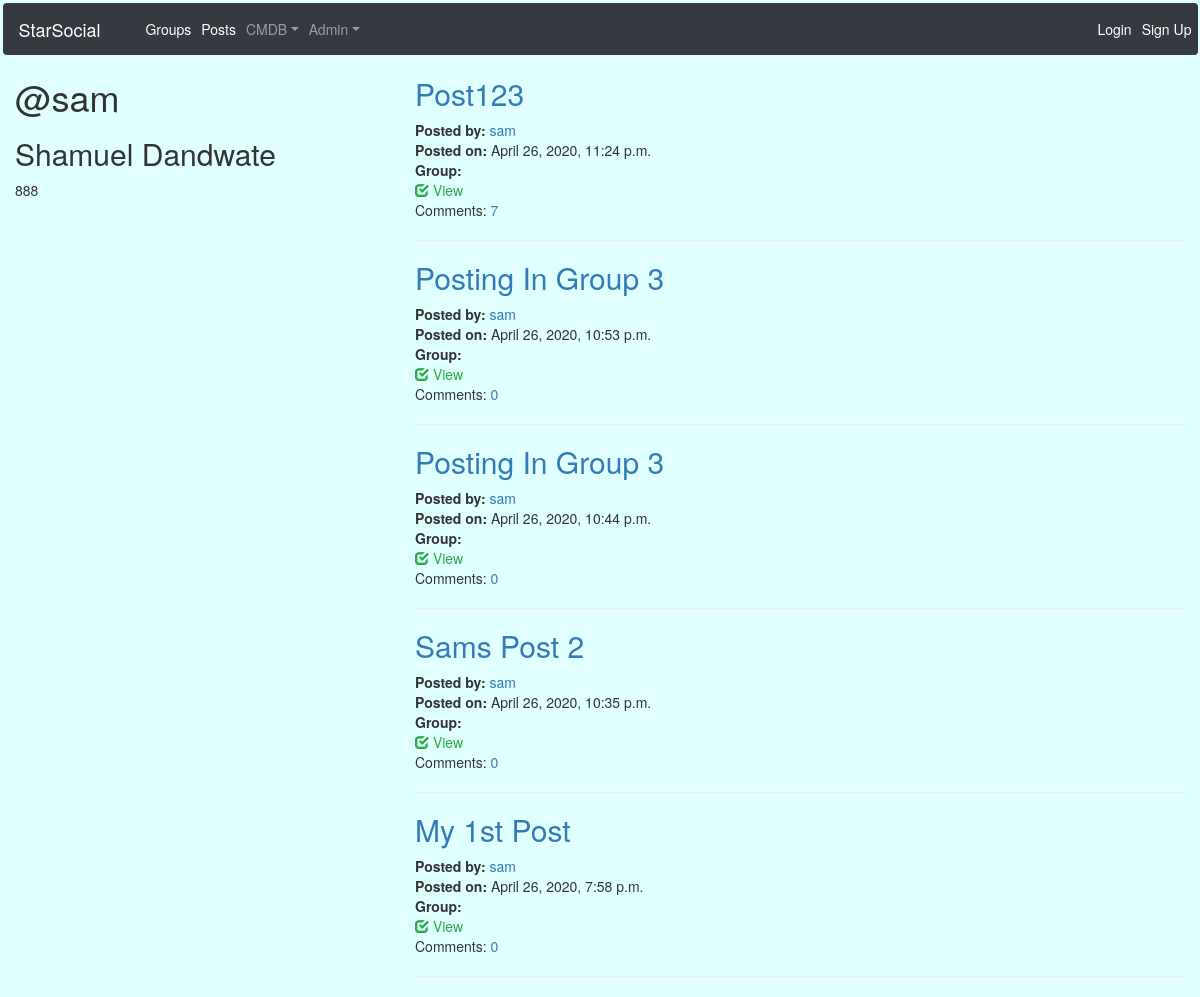
/posts/by/sam/, run on an earlier commit of the app's database.
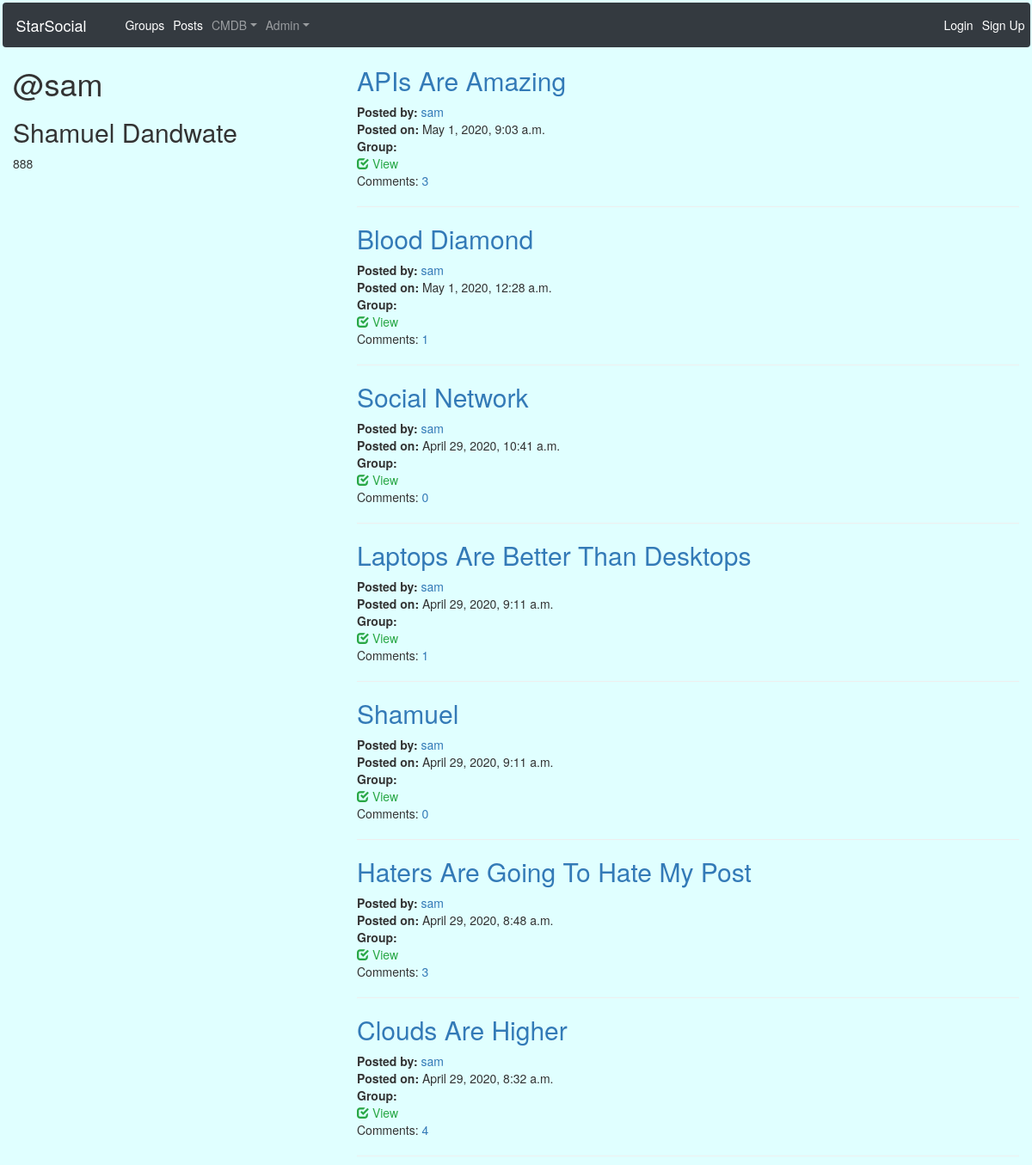
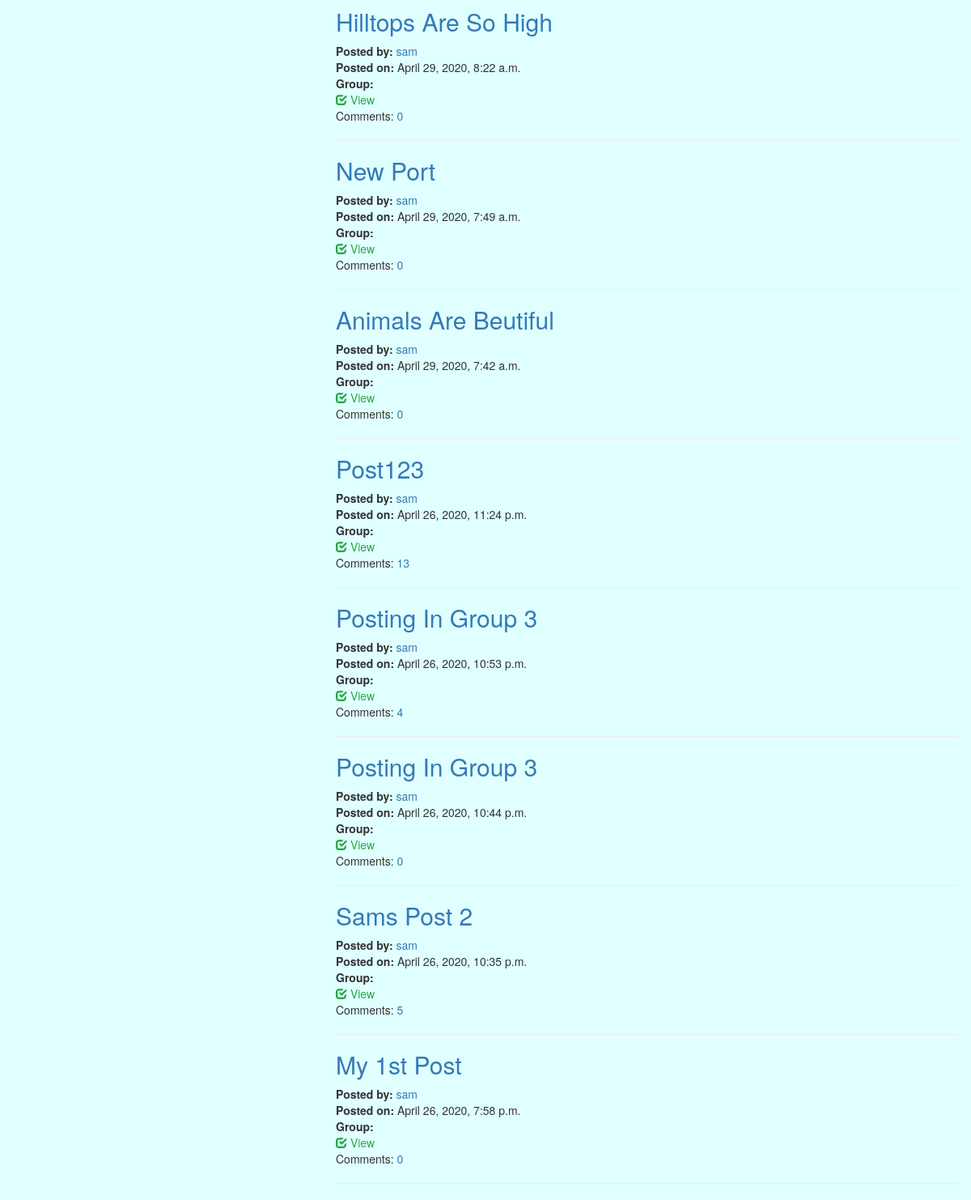
And on a later commit of the database (2 pictures, top to bottom).
### posts/models.py (models this page shows, shortened)
class Post(models.Model):
    user = models.ForeignKey(User,related_name='posts',blank=True,null=True,on_delete=models.CASCADE)
    created_at = models.DateTimeField(auto_now=True)
    message = models.TextField()
    message_html = models.TextField(editable=False)
    group = models.ForeignKey(Group, related_name='posts',blank=True,null=True,on_delete=models.CASCADE)
    class Meta:
        ordering = ['-created_at']
        unique_together = ['user','message']

### posts/views.py (the view)
# urls.py: url(r'by/(?P<username>[-\w]+)/$', views.UserPosts.as_view(), name='for_user'),
class UserPosts(generic.ListView):
    model = models.Post
    template_name = 'posts/user_list.html'
    contact = '888'
    def get_queryset(self):
        try:
            self.post_user = User.objects.prefetch_related('posts').get(username__iexact=self.kwargs.get('username'))
        except User.DoesNotExiist:
            raise Http404
        else:
            return self.post_user.posts.filter()
    def get_context_data(self, **kwargs):
        context = super().get_context_data(**kwargs)
        context['post_user'] = self.post_user
        context['myname'] = "Shamuel Dandwate"
        context['contact'] = self.contact
        return context

### posts/templates/posts/user_list.html
{% include 'posts/post_base.html' %}
{% block prepost %}
<div class='col-md-4'>
    <h1>@{{ post_user.username }}</h1>
    <h2>{{ myname }}</h2>
    {{contact}}
</div>
{% endblock %}
{% block post_content %}
    <div class='col-md-8'>
        {% for post in post_list %}
            {% include 'posts/_post.html' %}
        {% endfor %}
    </div>
{% endblock %}

### posts/templates/posts/post_base.html (shortened to what this page needs)
{% include 'base.html' %}

### templates/base.html (shortened to what this page needs)
<!DOCTYPE html>
{% load static %}
{% load bootstrap3 %}
<html>
    <head>
        <link rel="stylesheet" href="https://stackpath.bootstrapcdn.com/bootstrap/4.3.1/css/bootstrap.min.css">
        <link rel="stylesheet" href="https://maxcdn.bootstrapcdn.com/font-awesome/4.7.0/css/font-awesome.min.css">
        <link href="//netdna.bootstrapcdn.com/bootstrap/3.0.0/css/bootstrap.min.css" rel="stylesheet">
        <link rel="stylesheet" href="https://cdnjs.cloudflare.com/ajax/libs/font-awesome/4.7.0/css/font-awesome.min.css">
        <link rel="stylesheet" href="{% static 'socialapp/css/master.css' %}">
        <link rel="stylesheet" href="{% static 'socialapp/css/tiles.css' %}">
    </head>
    <body class="loader">
        <nav class="navbar navbar-expand-md navbar-dark bg-dark p-0 m-1 ">
            <a class='navbar-brand' href="{% url 'home' %}" >StarSocial</a>
            <div class="collapse navbar-collapse" id="navbarSupportedContent">
                <ul class="navbar-nav">
                    <li class="nav-item active">
                        <a class="nav-link" href="{% url 'groups:all' %}">Groups</a>
                    </li>
                    <li class="nav-item active">
                        <a id='new_post' class="nav-link" href="{% url 'posts:all' %}">Posts</a>
                    </li>
                <li class="nav-item dropdown">
                    <a href="#" class="nav-link dropdown-toggle" data-toggle="dropdown">CMDB</a>
                </li>
                    <li class="nav-item dropdown">
                        <a href="#" class="nav-link dropdown-toggle" data-toggle="dropdown">Admin</a>
                    </li>
                </ul>
            </div>
            <ul class="navbar-nav mr-auto navbar-right">
                {% if user.is_authenticated %}
                    <li class="nav-item active">
                        <a class="nav-link" href="{% url 'posts:create' %}">New Post</a>
                    </li>
                    <li class="nav-item active">
                        <a class="nav-link" href="{% url 'groups:create' %}">Create Group</a>
                    </li>
                    <li class="nav-item active">
                        <a class="nav-link" href="{% url 'accounts:logout' %}">Log Out</a>
                    </li>
                {% else %}
                    <li class="nav-item active">
                        <a class="nav-link" data-toggle="modal" data-target="#exampleModal">Login</a>
                    </li>
                    <li class="nav-item active">
                        <a class="nav-link" href="{% url 'accounts:signup' %}">Sign Up</a>
                    </li>
                {% endif %}
            </ul>
        </nav>
  </body>
  </html>

### posts/templates/posts/_post.html (shortened to what this page needs)
<div>
    <a href="{% url 'posts:single' username=post.user.username pk=post.pk %}">
    <h2 class="text-capitalize">{{ post.message }}</h2>
    </a>
    <div>
        <strong>Posted by: </strong>
        <a href="{% url 'posts:for_user' username=post.user.username %}">
            {{ post.user.username }}
        </a>
        <br>
        <strong class='time'>Posted on: </strong><span> {{ post.created_at }}</span>
        <br>
        <strong>Group:</strong>
    </div>
    <div class='media-footer'>
        <a href="{% url 'posts:single' username=post.user.username pk=post.pk %}">
            <span class='glyphicon glyphicon-check text-success' aria-hidden='true'></span>
            <span class='text-success icon-label'>View</span>
        </a>
        <div class="comment">
            Comments:
            <a href="{% url 'posts:single' username=post.user.username pk=post.pk %}">{{ post.comments.count }} </a>
        </div>
    </div>
    <hr>
</div>

### static/socialapp/css/master.css (style rules this page uses)
body { background-color: lightcyan }

What changed in the data, as far as the page shows it:
added Post: message "APIs Are Amazing", user.username "sam", created_at "May 1, 2020, 9:03 a.m.", comments.count "3"
added Post: message "Blood Diamond", user.username "sam", created_at "May 1, 2020, 12:28 a.m.", comments.count "1"
added Post: message "Social Network", user.username "sam", created_at "April 29, 2020, 10:41 a.m.", comments.count "0"
added Post: message "Laptops Are Better Than Desktops", user.username "sam", created_at "April 29, 2020, 9:11 a.m.", comments.count "1"
added Post: message "Shamuel", user.username "sam", created_at "April 29, 2020, 9:11 a.m.", comments.count "0"
added Post: message "Haters Are Going To Hate My Post", user.username "sam", created_at "April 29, 2020, 8:48 a.m.", comments.count "3"
added Post: message "Clouds Are Higher", user.username "sam", created_at "April 29, 2020, 8:32 a.m.", comments.count "4"
added Post: message "Hilltops Are So High", user.username "sam", created_at "April 29, 2020, 8:22 a.m.", comments.count "0"
added Post: message "New Port", user.username "sam", created_at "April 29, 2020, 7:49 a.m.", comments.count "0"
added Post: message "Animals Are Beutiful", user.username "sam", created_at "April 29, 2020, 7:42 a.m.", comments.count "0"
computed for Post "Post123": comments.count "7" → "13"
computed for Post "April 26, 2020, 10:53 p.m.": comments.count "0" → "4"
computed for Post "Sams Post 2": comments.count "0" → "5"
